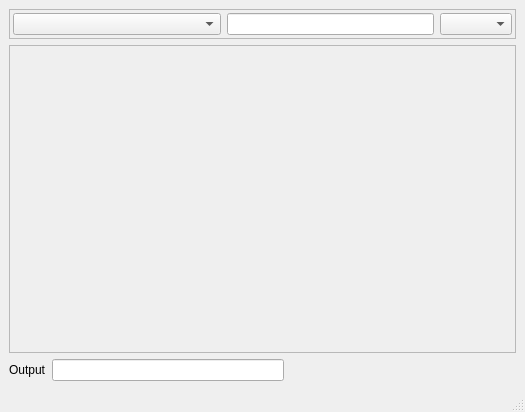
<ui version="4.0" >
 <class>QgsGrassMapcalcBase</class>
 <widget class="QMainWindow" name="QgsGrassMapcalcBase" >
  <property name="geometry" >
   <rect>
    <x>0</x>
    <y>0</y>
    <width>525</width>
    <height>412</height>
   </rect>
  </property>
  <property name="windowTitle" >
   <string>MainWindow</string>
  </property>
  <widget class="QWidget" name="centralwidget" >
   <layout class="QGridLayout" >
    <item row="2" column="0" >
     <layout class="QHBoxLayout" >
      <item>
       <widget class="QLabel" name="textLabel1_2" >
        <property name="text" >
         <string>Output</string>
        </property>
       </widget>
      </item>
      <item>
       <widget class="QLineEdit" name="mOutputLineEdit" />
      </item>
      <item>
       <spacer>
        <property name="orientation" >
         <enum>Qt::Horizontal</enum>
        </property>
        <property name="sizeType" >
         <enum>QSizePolicy::Expanding</enum>
        </property>
        <property name="sizeHint" >
         <size>
          <width>200</width>
          <height>16</height>
         </size>
        </property>
       </spacer>
      </item>
     </layout>
    </item>
    <item row="1" column="0" >
     <widget class="QFrame" name="mViewFrame" >
      <property name="sizePolicy" >
       <sizepolicy vsizetype="Expanding" hsizetype="Expanding" >
        <horstretch>0</horstretch>
        <verstretch>0</verstretch>
       </sizepolicy>
      </property>
      <property name="frameShape" >
       <enum>QFrame::StyledPanel</enum>
      </property>
      <property name="frameShadow" >
       <enum>QFrame::Raised</enum>
      </property>
     </widget>
    </item>
    <item row="0" column="0" >
     <widget class="QFrame" name="mInputFrame" >
      <property name="sizePolicy" >
       <sizepolicy vsizetype="Minimum" hsizetype="Expanding" >
        <horstretch>0</horstretch>
        <verstretch>0</verstretch>
       </sizepolicy>
      </property>
      <property name="minimumSize" >
       <size>
        <width>0</width>
        <height>0</height>
       </size>
      </property>
      <property name="frameShape" >
       <enum>QFrame::StyledPanel</enum>
      </property>
      <property name="frameShadow" >
       <enum>QFrame::Plain</enum>
      </property>
      <property name="margin" stdset="0" >
       <number>0</number>
      </property>
      <layout class="QHBoxLayout" >
       <property name="leftMargin" >
        <number>3</number>
       </property>
       <property name="topMargin" >
        <number>3</number>
       </property>
       <property name="rightMargin" >
        <number>3</number>
       </property>
       <property name="bottomMargin" >
        <number>3</number>
       </property>
       <item>
        <widget class="QComboBox" name="mMapComboBox" >
         <property name="sizePolicy" >
          <sizepolicy vsizetype="Fixed" hsizetype="Expanding" >
           <horstretch>0</horstretch>
           <verstretch>0</verstretch>
          </sizepolicy>
         </property>
         <property name="minimumSize" >
          <size>
           <width>150</width>
           <height>0</height>
          </size>
         </property>
        </widget>
       </item>
       <item>
        <widget class="QLineEdit" name="mConstantLineEdit" />
       </item>
       <item>
        <widget class="QComboBox" name="mFunctionComboBox" />
       </item>
      </layout>
     </widget>
    </item>
   </layout>
  </widget>
  <widget class="QStatusBar" name="statusbar" />
 </widget>
 <resources/>
 <connections/>
</ui>
